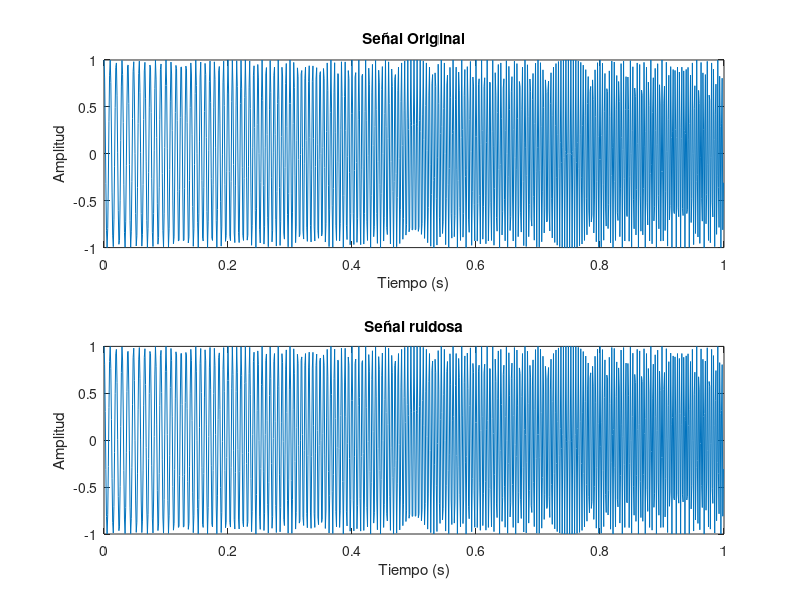

This chart was generated by the following MATLAB code: (Note: this script raises an error after producing the figure.)
clear all;
close all;
addpath('../Funciones');
Fs = 1000;             % Frecuencia de muestreo
Ts = 1/Fs;             % Periodo de muestreo
t = 0:Ts:1-Ts;         % Vector de tiempo
N = length(t);         % Número de puntos en el tiempo
f = -Fs/2 : Fs/N : Fs/2-Fs/N;  % Vector de frecuencias


x1 = cos(2*pi*100*t + 2*pi*100*t.^2);
x2 = cos(2*pi*150*t + 2*pi*100*t.^2);

x = x1 ;%+ x2;

% Calcular la potencia de la señal
P_signal = mean(x.^2);  % Potencia de la señal original

% Generar ruido gaussiano con la misma potencia que la señal
ruido_gaussiano = sqrt(P_signal) * randn(size(x));  % Escalar el ruido para que tenga la misma potencia

% Graficar la señal original y la señal con ruido

% Calcular la SNR resultante
P_noise = mean(ruido_gaussiano.^2);  % Potencia del ruido
SNR = 10 * log10(P_signal / P_noise);

% Mostrar el valor de la SNR (debería ser cercano a 0 dB)
disp(['Relación señal-ruido (SNR): ', num2str(SNR), ' dB']);

figure;
subplot(2,1,1);
plot(t, x);
title('Señal Original');
xlabel('Tiempo (s)');
ylabel('Amplitud');

% x = x + ruido_gaussiano;

subplot(2,1,2);
plot(t, x);
title('Señal ruidosa');
xlabel('Tiempo (s)');
ylabel('Amplitud');

scales = 0.0001:0.01:0.5;

% Inicializar la matriz de CWT
CWT_mex = CWT_mexhat(x, f, 1000, scales);
CWT_mor = CWT_morlet(x, f, 800, scales, 10);
CWT_bum = CWT_bump(x, f, 8, scales, 10);

%Graficar la CWT
figure;
subplot(311);
imagesc(t, scales, abs(CWT_mex));  % Graficar la magnitud de la CWT
xlabel('Tiempo');
ylabel('Escalas');
title('CWT con ondita mexhat (analitica)');
colorbar;

%Graficar la CWT
subplot(312);
imagesc(t, scales, abs(CWT_bum));  % Graficar la magnitud de la CWT
xlabel('Tiempo');
ylabel('Escalas');
title('CWT con ondita bump (analitica)');
colorbar;

%Graficar la CWT
subplot(313);
imagesc(t, scales, abs(CWT_mor));  % Graficar la magnitud de la CWT
xlabel('Tiempo');
ylabel('Escalas');
title('CWT con ondita morlet (analitica)');
colorbar;
